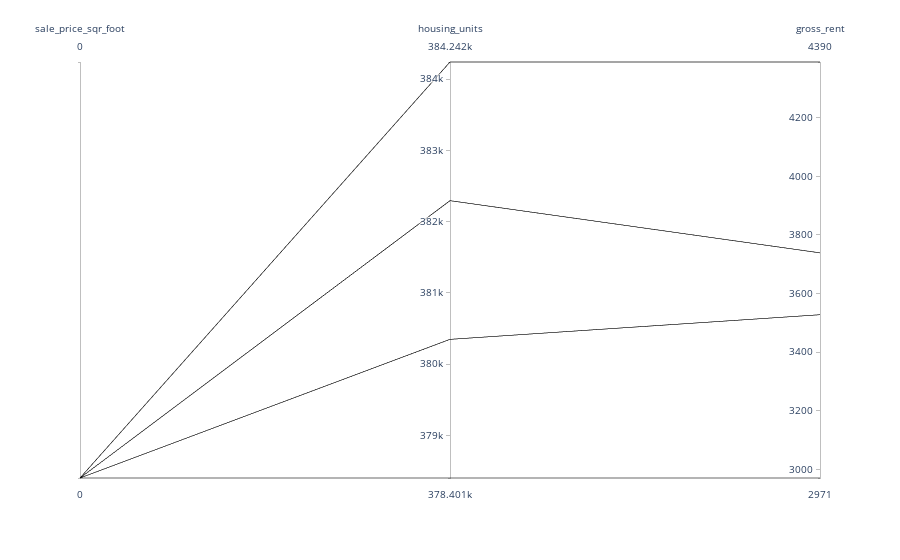

The code cell stored with this chart in its notebook:
### Code cell
# Parallel Categories Plot
px.parallel_coordinates(top_ten_sf_expensive, color='sale_price_sqr_foot')

### Figure 1 — Plotly figure (JSON) as saved in the notebook; plotly's stock layout.template omitted (floating-point values rounded to 4 significant figures)
{"data": [{"dimensions": [{"label": "sale_price_sqr_foot", "values": [null, null, null, null, null, null, null, null, null, null]}, {"label": "housing_units", "values": [382295, 384242, 384242, 378401, 380348, 384242, 384242, 382295, 380348, 382295]}, {"label": "gross_rent", "values": [3739, 4390, 4390, 2971, 3528, 4390, 4390, 3739, 3528, 3739]}], "domain": {"x": [0, 1], "y": [0, 1]}, "line": {"color": [null, null, null, null, null, null, null, null, null, null], "coloraxis": "coloraxis"}, "name": "", "type": "parcoords"}], "layout": {"autosize": true, "coloraxis": {"colorbar": {"title": {"text": "sale_price_sqr_foot"}}, "colorscale": [[0, "#0d0887"], [0.1111, "#46039f"], [0.2222, "#7201a8"], [0.3333, "#9c179e"], [0.4444, "#bd3786"], [0.5556, "#d8576b"], [0.6667, "#ed7953"], [0.7778, "#fb9f3a"], [0.8889, "#fdca26"], [1, "#f0f921"]]}, "legend": {"tracegroupgap": 0}, "margin": {"t": 60}}}
